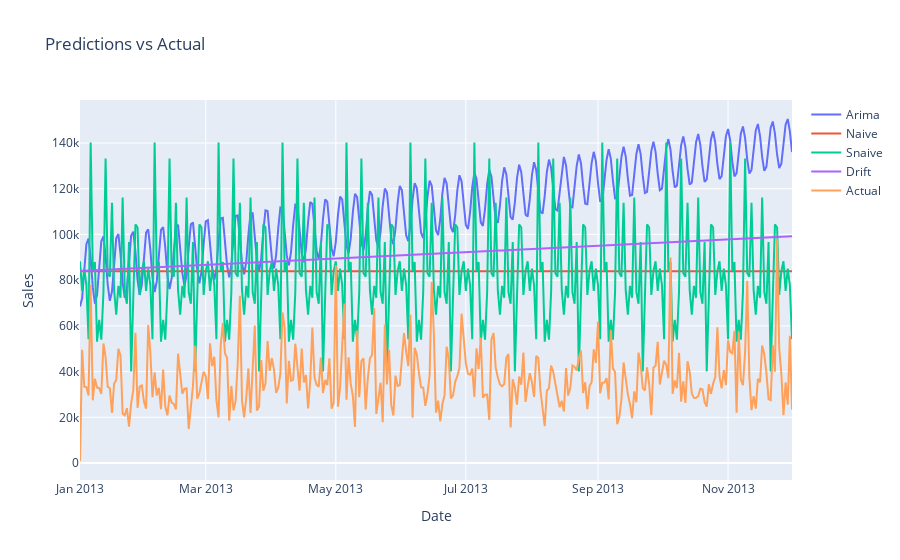

This figure's notebook cell:
### Code cell
import plotly.graph_objects as go


trace1 = go.Scatter(x=preds.index, y=preds.arima, mode='lines', name='Arima')
trace2 = go.Scatter(x=preds.index, y=preds.naive, mode='lines', name='Naive')
trace3 = go.Scatter(x=preds.index, y=preds.snaive, mode='lines', name='Snaive')
trace4 = go.Scatter(x=preds.index, y=preds.drift, mode='lines', name='Drift')
trace5 = go.Scatter(x=preds.index, y=preds.actual, mode='lines', name='Actual')
data = [trace1, trace2, trace3,trace4,trace5]

layout = go.Layout(title='Predictions vs Actual', xaxis=dict(title='Date'), yaxis=dict(title='Sales'))

figure = go.Figure(data=data, layout=layout)
figure.show()

### Figure 1 — Plotly figure (JSON) as saved in the notebook; plotly's stock layout.template omitted (floating-point values rounded to 4 significant figures; data arrays with more than 128 entries replaced by an {"elided": "..."} marker saying what was removed)
{"data": [{"mode": "lines", "name": "Arima", "type": "scatter", "x": {"elided": "335 str values"}, "y": {"elided": "335 float values"}}, {"mode": "lines", "name": "Naive", "type": "scatter", "x": {"elided": "335 str values"}, "y": {"elided": "335 float values"}}, {"mode": "lines", "name": "Snaive", "type": "scatter", "x": {"elided": "335 str values"}, "y": {"elided": "335 float values"}}, {"mode": "lines", "name": "Drift", "type": "scatter", "x": {"elided": "335 str values"}, "y": {"elided": "335 float values"}}, {"mode": "lines", "name": "Actual", "type": "scatter", "x": {"elided": "335 str values"}, "y": {"elided": "335 float values"}}], "layout": {"title": {"text": "Predictions vs Actual"}, "xaxis": {"title": {"text": "Date"}}, "yaxis": {"title": {"text": "Sales"}}}}
